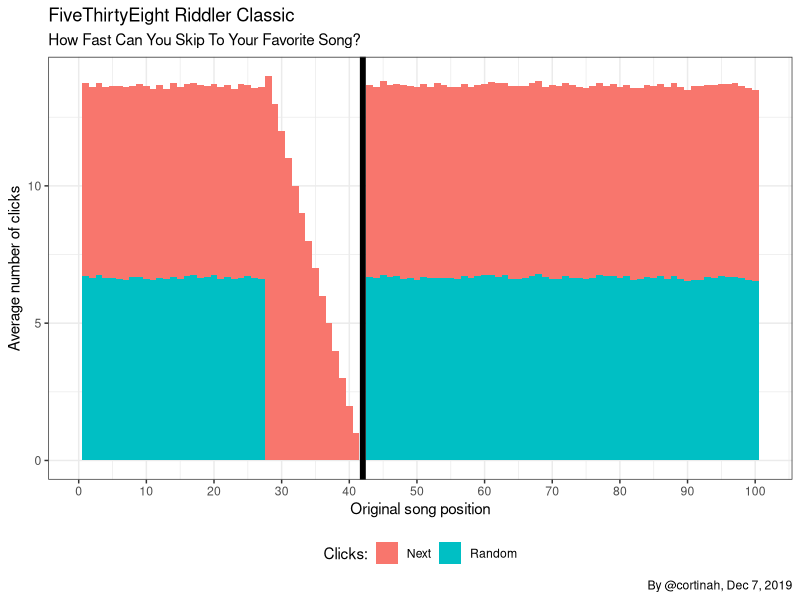

Recreate this plot in R.
## ---- chunk 1
library(tidyverse)

playlist <- function(rounds=100){
  
  results <- matrix(NA, ncol=3, nrow = rounds)
  colnames(results) <- c('origin', 'arrows', 'randoms')
  
  for (i in seq_len(rounds)) {
    original_position <- sample.int(n = 100, size = 1)
    random_clicks <- arrow_clicks <- 0
    results[i, 1] <- original_position
    
    while ((original_position > 42) | (original_position < 28))  {
    
        random_clicks <- random_clicks + 1
        original_position <- sample.int(n = 100, size = 1)
      }
    arrow_clicks <- (42 - original_position)
    results[i, 2:3] <- c(arrow_clicks, random_clicks)
    }
  return(as.data.frame(results))
}

plays <- playlist(1000000)

plays_sum <- plays %>% group_by(origin) %>%
  summarize(arrows=mean(arrows), randoms=mean(randoms))
  
plays %>% summarize(clicks=round(mean(arrows+randoms),1))
## ---- chunk 2
plays_sum %>% 
  gather(variable, value, 2:3) %>% 
  ggplot(aes(x = origin, y = value, fill = variable)) + 
  geom_bar(stat = "identity", width = 1) +theme_bw() +
  labs(title='FiveThirtyEight Riddler Classic', subtitle='How Fast Can You Skip To Your Favorite Song?',
       x='Original song position',y='Average number of clicks', caption = 'By @cortinah, Dec 7, 2019',
       fill='Clicks:') + theme(legend.position = 'bottom') +
  scale_fill_discrete(labels = c("Next", "Random")) +
  geom_vline(xintercept = 42, size=2) +scale_x_continuous(breaks=seq(0, 100, 10))
